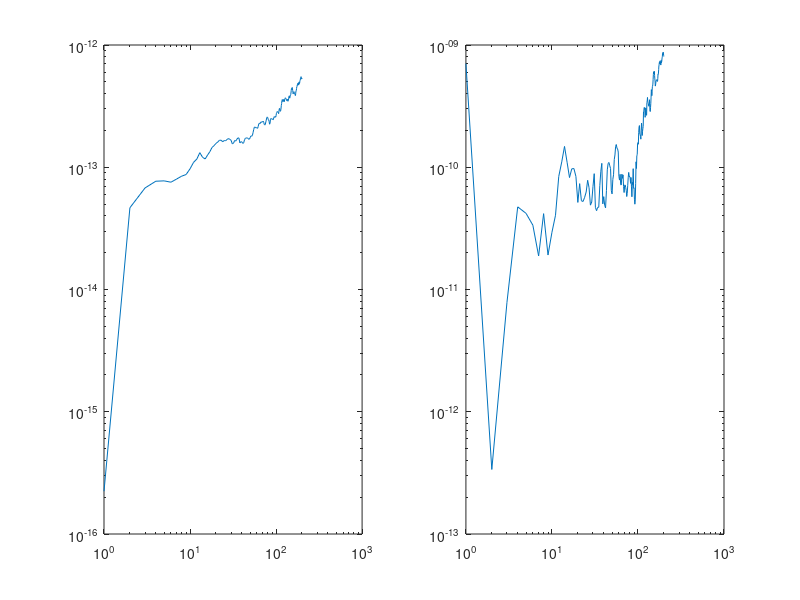

Source code (MATLAB):
%%
cnd = 2000;
m = 100;
n = 20;
% Generate random matrix A, starting with the SVD of a random matrix
A=randn(m,n);
[u,s,v]=svd(A);
% Let singular values range from 1 to cnd, with
% uniformly distributed logarithms
sd = [1, cnd, exp(rand(1,n-2)*log(cnd))];
s = diag(sd);
A=u(:,1:n)*s*v';

b = rand(m,1);

[Q,R] = qr(A,0);
Rinv = R^-1;

Inv = [eye(m),Q*Rinv';Rinv*Q',-Rinv*Rinv'];

nstep = 200;

ress = zeros(1,nstep);
rest = zeros(1,nstep);

x = Rinv*Q'*b;
r = b-A*x;

for i=1:nstep
    s = b-r-A*x;
    t = -A'*r;
    ress(i)=norm(s);
    rest(i)=norm(t);
    d=Inv*[s;t];
    r = r+d(1:m);
    x = x+d(m+1:end);
end
%%
figure
subplot(1,2,1)
loglog(ress)
subplot(1,2,2)
loglog(rest)